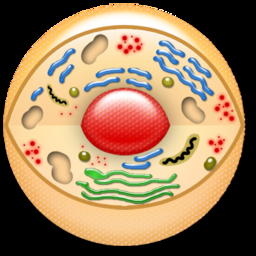
#> input picture src/newUI/images/original_cell.png, 256 x 256 px, found by its file name
$ python new_db.py
#> lines starting #> are read from the running program, lines starting #| are printed output that depends on the picture; after the words box and inside, x2 and y2 are one past the last pixel; in counts of white or black regions, pixels touching at a corner belong together
import cv2
import new_constants as C

def create_db():
    cell_size = 0.03
    sight_val = int(255/(C.MAX_SIGHT - C.MIN_SIGHT + 1))
    speed_val = int(255/(C.MAX_VEL - C.MIN_VEL + 1))
    print('sight_val: ' + str(sight_val) + ' speed_val:' + str(speed_val))
    print(str(C.MAX_SIZE), ' ', str(C.MAX_SIGHT), ' ', str(C.MAX_VEL))
    for st in range(0, C.MAX_SIGHT+1):
        for spd in range(0, C.MAX_VEL+1):
            for sz in range(0, C.MAX_SIZE+1):
                # get the original image
                print('_'+str(st)+'_'+str(spd)+'_'+str(sz))
                image = cv2.imread("src/newUI/images/original_cell.png")
#> image is the input picture: shape (256, 256, 3); mean B, G, R 94.3, 126.8, 156.8
                overlay = image.copy()
                output = image.copy()


                # draw a circle
                color = (st*sight_val, spd*speed_val, 50)
                cv2.circle(overlay, (125, 125), 115, color, -1)
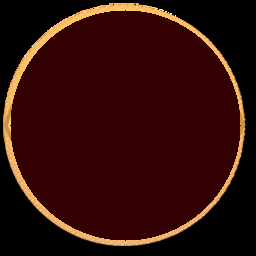
#> overlay: shape (256, 256, 3); mean B, G, R 6.9, 12.3, 48.2

                # create the overlayed image
                alpha = 0.7
                cv2.addWeighted(overlay, alpha, output, 1 - alpha, 0, output)
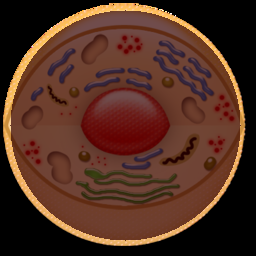
#> output: shape (256, 256, 3); mean B, G, R 33.1, 46.7, 80.8
                icon_name = 'src/images/icons/Cell_'+str(st)+'_'+str(spd)+'_'+str(sz)+'.png'
                cv2.imwrite(icon_name, output)

                src = cv2.imread(icon_name, 1)
                tmp = cv2.cvtColor(src, cv2.COLOR_BGR2GRAY)
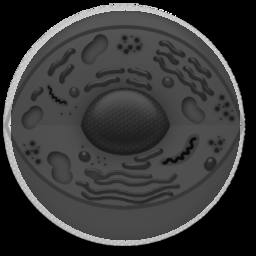
#> tmp: shape (256, 256); min 0, max 255, mean 55.3
                _,alpha = cv2.threshold(tmp, 0, 255, cv2.THRESH_BINARY)
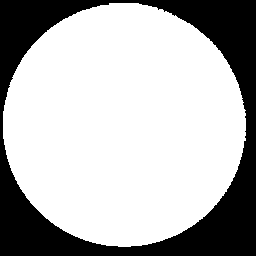
#> alpha: shape (256, 256); 70.8% white; 1 black region, box (x1, y1, x2, y2) and area: (0, 0, 256, 256) 19125
                b, g, r = cv2.split(src)
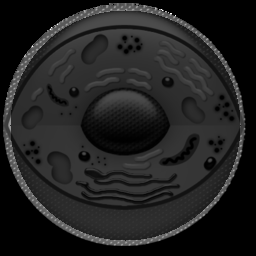
#> b: shape (256, 256); min 0, max 255, mean 33.1
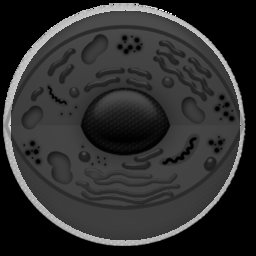
#> g: shape (256, 256); min 0, max 255, mean 46.7
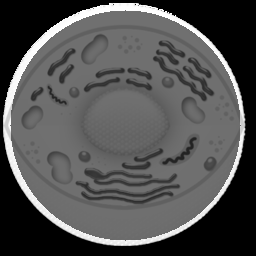
#> r: shape (256, 256); min 0, max 255, mean 80.8
                rgba = [b,g,r, alpha]
                dst = cv2.merge(rgba, 4)
                dst = cv2.resize(dst, (0, 0), fx=cell_size+sz/150, fy=cell_size+sz/150)
                cv2.imwrite(icon_name, dst)
                cv2.waitKey(0)
                cv2.destroyAllWindows()

# scale_percent is the percent of original size
def resize_food(scale_percent):
    img = cv2.imread("src/images/algea2.png", cv2.IMREAD_UNCHANGED)
    print('Original Dimensions : ',img.shape)

    width = int(img.shape[1] * scale_percent / 100)
    height = int(img.shape[0] * scale_percent / 100)
    dim = (width, height)
    # resize image
    resized = cv2.resize(img, dim, interpolation = cv2.INTER_AREA)

    print('Resized Dimensions : ', resized.shape)
    cv2.imwrite("src/newUI/images/small_food.png", resized)

    cv2.imshow("Resized image", resized)
    cv2.waitKey(0)
    cv2.destroyAllWindows()

create_db()
# resize_food()
